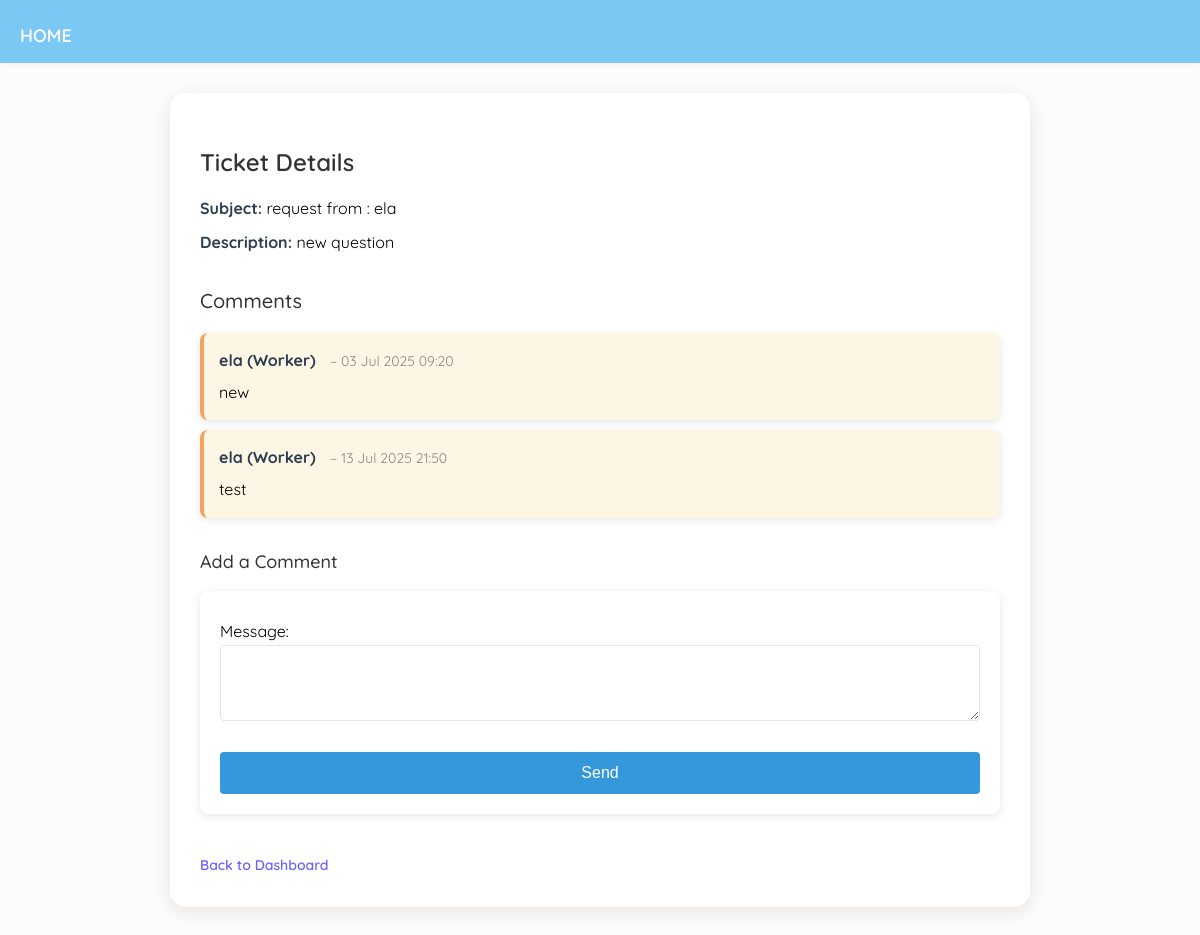
/agentticket/6/ (signed in), run on the app's committed database.
### helpdeskApp/models.py (models this page shows, shortened)
class Ticket(models.Model):
    STATUS_CHOICES = (
        ('open', 'Open'),
        ('in_progress', 'In Progress'),
        ('resolved', 'Resolved'),
        ('closed', 'Closed'),
    )
    PRIORITY_CHOICES = (
        ('high', 'High'),
        ('medium', 'Medium'),
        ('low', 'Low'),
    )
    CATEGORY_CHOICES = (
        ('software', 'Software'),
        ('hardware', 'Hardware'),
        ('network', 'Network'),
        ('other', 'Other'),
    )
    created_by = models.ForeignKey(
        settings.AUTH_USER_MODEL,
        on_delete=models.CASCADE,
        related_name='created_tickets'
    )
    assigned_to = models.ForeignKey(
        settings.AUTH_USER_MODEL,
        on_delete=models.SET_NULL,
        null=True,
        blank=True,
        limit_choices_to={'role': 'agent'},
        related_name='assigned_tickets'
    )
    subject = models.CharField(max_length=255)
    description = models.TextField()
    status = models.CharField(max_length=20, choices=STATUS_CHOICES, default='open')
    priority = models.CharField(max_length=10, choices=PRIORITY_CHOICES, default='medium')
    category = models.CharField(max_length=20, choices=CATEGORY_CHOICES, default='other')
    created_at = models.DateTimeField(auto_now_add=True)
    updated_at = models.DateTimeField(auto_now=True)

class Comment(models.Model):
    ticket = models.ForeignKey('Ticket', related_name='comments', on_delete=models.CASCADE)
    author = models.ForeignKey(User, on_delete=models.CASCADE)
    message = models.TextField()
    created_at = models.DateTimeField(auto_now_add=True)

class CustomUser(AbstractUser):
    ROLE_CHOICES= (
        ('worker', 'Worker'),
        ('agent','Helpdesk Agent'),
    )
    role=models.CharField(max_length=25, choices=ROLE_CHOICES)

### helpdeskApp/views.py (the view)
# urls.py: path('agentticket/<int:ticket_id>/', views.ticket_detail, name='ticket_detail_agent'),
@login_required
def ticket_detail(request, ticket_id):
    ticket = get_object_or_404(Ticket, id=ticket_id)
    if request.user != ticket.created_by and request.user != ticket.assigned_to and not request.user.is_staff:
        return HttpResponseForbidden()
    comments = ticket.comments.all().order_by('created_at')
    if request.method == 'POST':
        form = CommentForm(request.POST)
        if form.is_valid():
            comment = form.save(commit=False)
            comment.ticket = ticket
            comment.author = request.user
            comment.save()
            return redirect('ticket_detail', ticket_id=ticket.id)
    else:
        form = CommentForm()
    return render(request, 'ticket_detail.html', {
        'ticket': ticket,
        'comments': comments,
        'form': form,
    })

### helpdeskApp/forms.py
class CommentForm(forms.ModelForm):
    class Meta:
        model = Comment
        fields = ['message']
        widgets = {
            'message': forms.Textarea(attrs={'rows': 3}),
        }

### helpdeskApp/templates/ticket_detail.html (shortened to what this page needs)
{% load static %}
<!DOCTYPE html>
<html>
<head>
    <link rel="stylesheet" href="{% static 'css/ticketdetail.css' %}">
    <nav class="navbar">
    <a href="/agent" class="logo"> HOME</a>
    </nav>
</head>
<body>
    <div class="container">
        <section>
            <h2>Ticket Details</h2>
            <p><strong>Subject:</strong> {{ ticket.subject }}</p>
            <p><strong>Description:</strong> {{ ticket.description }}</p>
        </section>
        <section>
            <h3>Comments</h3>
            <ul>
                {% for comment in comments %}
                    {% if comment.author.role == "agent" %}
                        <li style="background-color: #eaf3ff; border-left: 4px solid #6c63ff;">
                            <strong>{{ comment.author.username }} (Agent)</strong>
                    {% else %}
                        <li style="background-color: #fef6e4; border-left: 4px solid #f4a261;">
                            <strong>{{ comment.author.username }} (Worker)</strong>
                    {% endif %}
                            <span style="color:#888;"> – {{ comment.created_at|date:"d M Y H:i" }}</span><br>
                            <div style="margin-top: 6px;">{{ comment.message|linebreaksbr }}</div>
                        </li>
                {% empty %}
                    <li>No comments yet.</li>
                {% endfor %}
            </ul>
        </section>
        <section>
            <h4> Add a Comment</h4>
            <form method="post">
                {{ form.as_p }}
                <button type="submit">Send</button>
            </form>
        </section>
        <a href="{% url 'agent_dashboard' %}">Back to Dashboard</a>
    </div>
</body>
</html>

### helpdeskApp/static/css/ticketdetail.css (style rules this page uses)
body { font-family: 'Quicksand', sans-serif; background-color: var(--bg-light); color: var(--text-dark); margin: 0; padding: 20px; font-size: 16px; line-height: 1.6; }
.container { max-width: 1200px; margin: 0 auto; padding: 0 20px; }
h2 { color: #2c3e50; font-size: 24px; font-weight: 600; margin-bottom: 20px; }
h3 { color: #2c3e50; font-size: 20px; font-weight: 500; margin-bottom: 20px; }
h4 { color: #2c3e50; font-size: 18px; font-weight: 500; margin-bottom: 15px; }
section { margin-bottom: 40px; }
p { margin: 10px 0; }
p strong { color: #2c3e50; }
button, .btn { background: #3498db; color: #fff; border: none; padding: 10px 16px; border-radius: 4px; cursor: pointer; font-size: 14px; transition: background 0.3s ease; }
ul { list-style: none; padding: 0; }
ul li { background: #fff; border-radius: 8px; padding: 15px; margin-bottom: 10px; box-shadow: 0 2px 8px rgba(0, 0, 0, 0.1); transition: transform 0.2s ease, box-shadow 0.2s ease; }
ul li strong { font-size: 16px; color: #2c3e50; }
ul li span { font-size: 14px; color: #7f8c8d; margin-left: 10px; }
form { background: #fff; padding: 20px; border-radius: 8px; box-shadow: 0 2px 8px rgba(0, 0, 0, 0.1); }
form input, form textarea, form select { width: 100%; padding: 10px; margin-bottom: 15px; border: 1px solid #dfe6e9; border-radius: 4px; font-size: 14px; box-sizing: border-box; }
form button[type="submit"] { width: 100%; padding: 12px; background: #3498db; border: none; border-radius: 4px; color: #fff; font-size: 16px; cursor: pointer; transition: background 0.3s ease; }
a { color: #2980b9; text-decoration: none; font-size: 14px; display: inline-block; margin-top: 20px; }
.navbar { background-color: #2c3e50; padding: 15px 20px; box-shadow: 0 2px 4px rgba(0, 0, 0, 0.1); position: sticky; top: 0; z-index: 1000; margin-bottom: 20px; }
.navbar .logo { color: #fff; font-size: 24px; font-weight: 600; text-decoration: none; }

### helpdeskApp/templates/ticket_detail.html (style rules this page uses)
body { font-family: 'Quicksand', sans-serif; background-color: #fdfcfb; margin: 0; padding: 0; }
.container { max-width: 800px; margin: 30px auto; background-color: #ffffff; padding: 30px; border-radius: 16px; box-shadow: 0 4px 20px rgba(0,0,0,0.1); }
h2, h3, h4 { color: #333; margin-bottom: 15px; }
section { margin-bottom: 30px; }
p { margin: 8px 0; line-height: 1.6; }
strong { color: #555; }
ul { list-style-type: none; padding: 0; }
li { background: #f9f9f9; padding: 12px 16px; border-radius: 10px; margin-bottom: 10px; box-shadow: 0 1px 3px rgba(0,0,0,0.05); }
form { display: flex; flex-direction: column; }
textarea, input[type="text"] { font-family: inherit; padding: 12px; border-radius: 10px; border: 1px solid #ccc; margin-bottom: 12px; resize: vertical; font-size: 14px; }
button { background-color: #6c63ff; color: white; padding: 12px 20px; border: none; border-radius: 10px; font-size: 16px; cursor: pointer; transition: background 0.3s ease; }
a { display: inline-block; margin-top: 10px; text-decoration: none; color: #6c63ff; font-weight: 600; }
.navbar { background-color: #7bc8f4ff; padding: 12px 20px; box-shadow: 0 2px 6px rgba(0, 0, 0, 0.05); }
.navbar .logo { color: white; font-weight: 600; font-size: 18px; text-decoration: none; }

### data on the page
Ticket: subject "request from : ela", description "new question"
Comment: author.username "ela", created_at "03 Jul 2025 09:20", message "new"
Comment: author.username "ela", created_at "13 Jul 2025 21:50", message "test"
